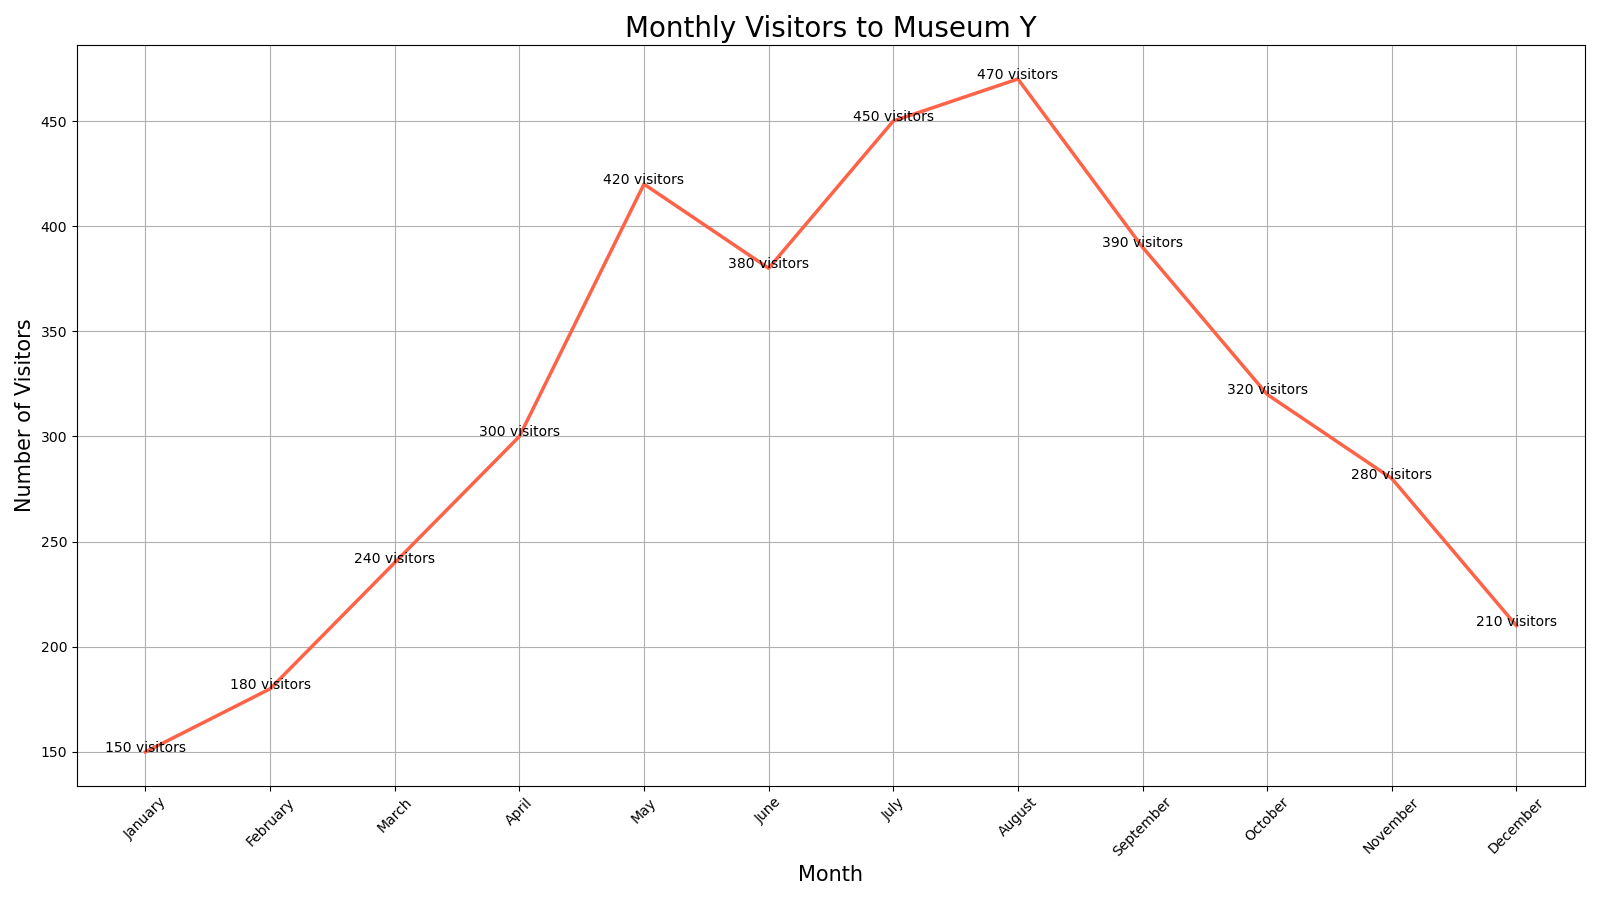

Recreate this plot in Python.

import seaborn as sns
import pandas as pd
import matplotlib.pyplot as plt

# Data
data = {
    'Month': ['January', 'February', 'March', 'April', 'May', 'June', 
              'July', 'August', 'September', 'October', 'November', 'December'],
    'Visitors': [150, 180, 240, 300, 420, 380, 450, 470, 390, 320, 280, 210]
}

# Create DataFrame
df = pd.DataFrame(data)

# Create line plot
plt.figure(figsize=(16, 9))  # Width and height modifications
sns.lineplot(x='Month', y='Visitors', data=df, 
             color='#FF6347', linewidth=2.5)  # Custom color

# Annotations
for x, y in zip(df['Month'], df['Visitors']):
    plt.text(x, y, f"{y} visitors", color='black', fontsize=10, ha='center')

# Customize the Axes and Title
plt.title('Monthly Visitors to Museum Y', fontsize=20)
plt.xlabel('Month', fontsize=15)
plt.ylabel('Number of Visitors', fontsize=15)
plt.xticks(rotation=45)
plt.grid(True)

# Show plot
plt.tight_layout()
plt.show()
